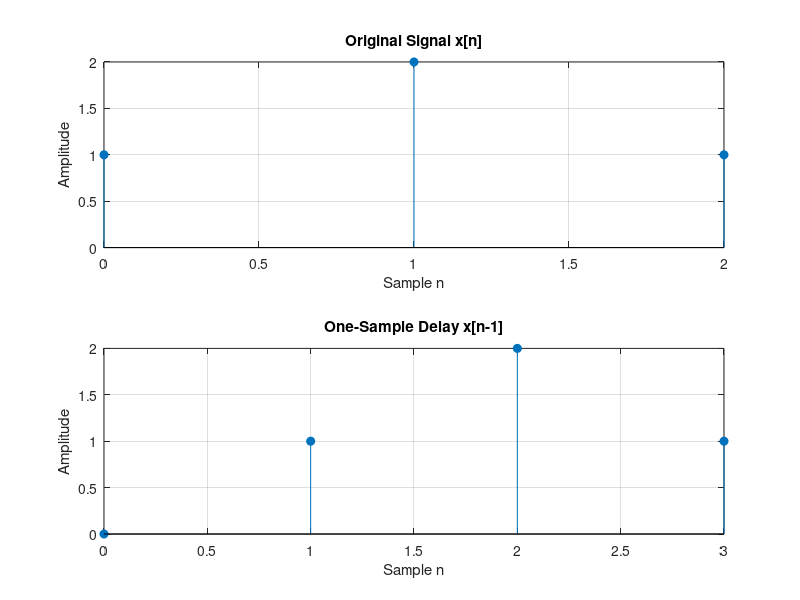
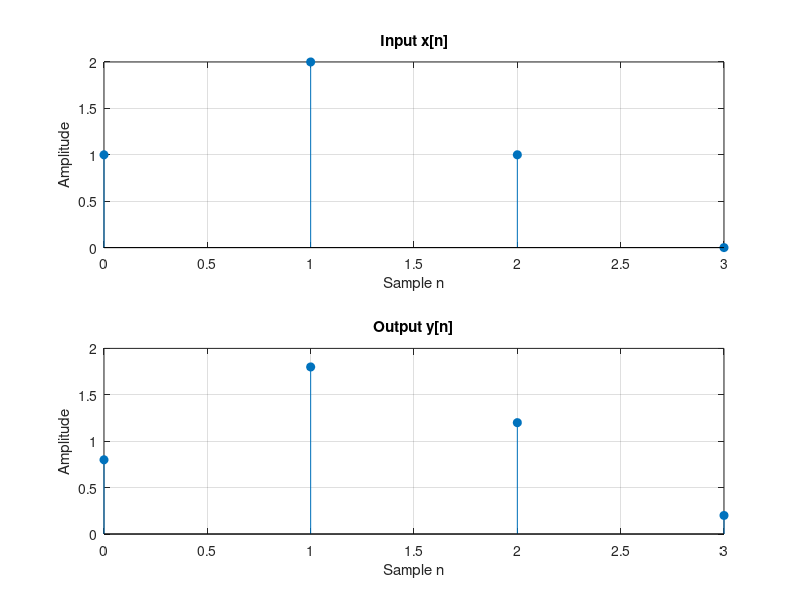

Reproduce these figures in MATLAB, in order.
clear; clc; close all;

x = [1 2 1];
n = 0:length(x)-1;

% Delay the signal by one sample
xDelayed = [0 x];
nDelayed = 0:length(xDelayed)-1;

figure;
subplot(2,1,1);
stem(n, x, 'filled');
title('Original Signal x[n]');
xlabel('Sample n'); ylabel('Amplitude');
grid on;

subplot(2,1,2);
stem(nDelayed, xDelayed, 'filled');
title('One-Sample Delay x[n-1]');
xlabel('Sample n'); ylabel('Amplitude');
grid on;

% Coefficients of H(z) = 0.5 + 0.5*z^(-1)
b = [0.8 0.2];
a = 1;

% Add one zero to show the final output sample
xInput = [x 0];
y = filter(b, a, xInput);
nOutput = 0:length( y )-1;

figure;
subplot(2,1,1);
stem(nOutput, xInput, 'filled');
title('Input x[n]');
xlabel('Sample n'); ylabel('Amplitude');
grid on;

subplot(2,1,2);
stem(nOutput, y, 'filled');
title('Output y[n]');
xlabel('Sample n'); ylabel('Amplitude');
grid on;

disp('Output samples:');
disp( y ) ;
